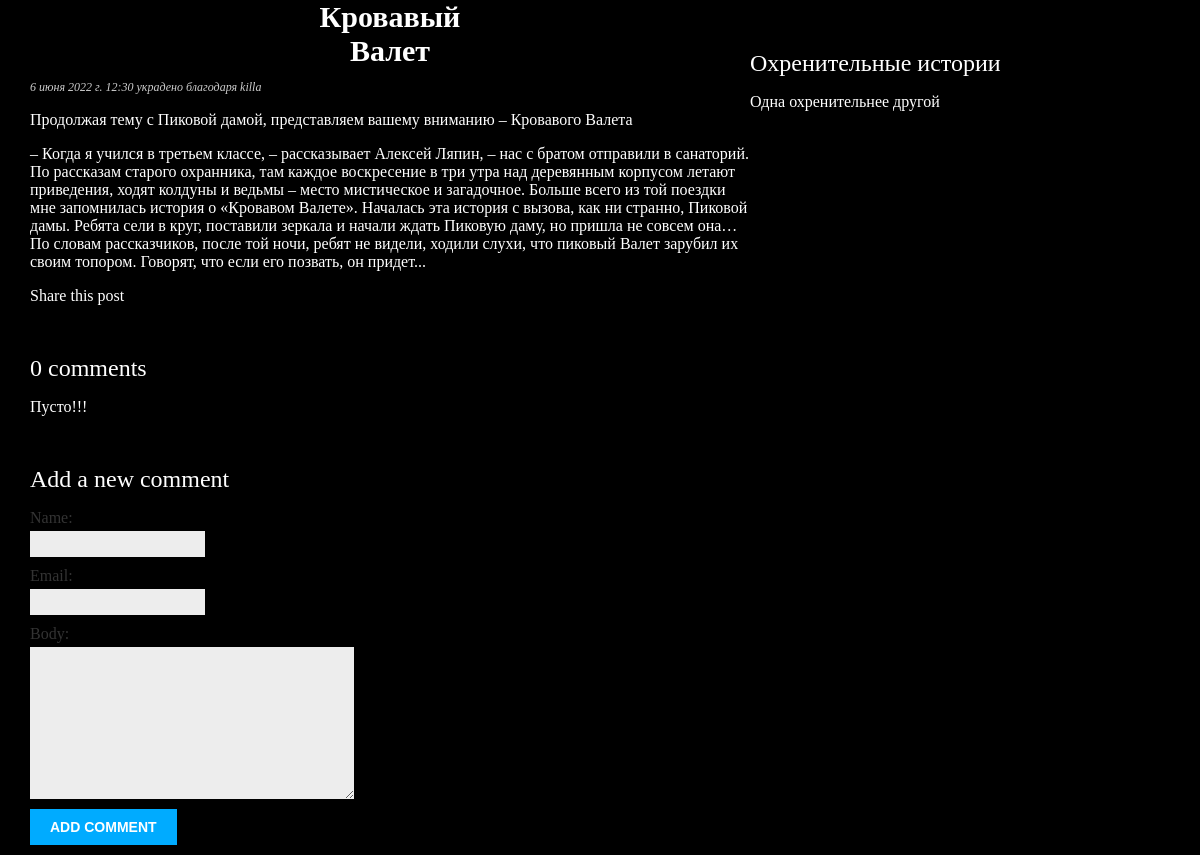
Page /blog/2022/6/6/krovavyj-valet/ on the committed database.
### blog/models.py (models this page shows, shortened)
class Post(models.Model):
    class Status(models.TextChoices):
        DRAFT = 'DF', 'Draft'
        PUBLISHED = 'PB', 'Published'
    title = models.CharField(max_length=250)
    slug = models.SlugField(max_length=250,
                            unique_for_date='publish')
    author = models.ForeignKey(User,
                               on_delete=models.CASCADE,
                               related_name='blog_posts')
    body = models.TextField()
    publish = models.DateTimeField(default=timezone.now)
    created = models.DateTimeField(auto_now_add=True)
    updated = models.DateTimeField(auto_now=True)
    status = models.CharField(max_length=2,
                              choices=Status.choices,
                              default=Status.DRAFT)
    objects = models.Manager() # The default manager.
    published = PublishedManager() # Our custom manager.
    class Meta:
        ordering = ['-publish']
        indexes = [
            models.Index(fields=['-publish']),
        ]

### blog/views.py (the view)
def post_detail(request, year, month, day, post):
    post = get_object_or_404(Post,
                             status=Post.Status.PUBLISHED,
                             slug=post,
                             publish__year=year,
                             publish__month=month,
                             publish__day=day)
    comments = post.comments.filter(active=True)
    form = CommentForm()
    return render(request,
                  'blog/post/detail.html',
                  {'post': post,
                   'comments': comments,
                   'form': form})

### blog/forms.py
class CommentForm(forms.ModelForm):
    class Meta:
        model = Comment
        fields = ['name', 'email', 'body']

### blog/templates/blog/post/detail.html (shortened to what this page needs)
{% extends "blog/base.html" %}
{% block content %}
  <h1>{{ post.title }}</h1>
  <p class="date">
    {{ post.publish }} украдено благодаря {{ post.author }}
  </p>
  {{ post.body|linebreaks }}
  <p>
    <a href="{% url "blog:post_share" post.id %}">
      Share this post
    </a>
  </p>
  {% with comments.count as total_comments %}
    <h2>
      {{ total_comments }} comment{{ total_comments|pluralize }}
    </h2>
  {% endwith %}
  {% for comment in comments %}
    <div class="comment">
      <p class="info">
        {{ forloop.counter }} раз уже,но теперь  {{ comment.name }} сказал это
        {{ comment.created }}
      </p>
      {{ comment.body|linebreaks }}
    </div>
  {% empty %}
    <p>Пусто!!!</p>
  {% endfor %}
  {% include "blog/post/includes/comment_form.html" %}
{% endblock %}

### blog/static/css/blog.css (style rules this page uses)
body { margin:0; padding:0; font-family:Comic Sans MS, Comic Sans, cursive; background-color:#000000; }
a { text-decoration:none; color:#ffffff; }
h1 { width:150px; text-align: center; font-family: Comic Sans MS, Comic Sans, cursive; font-size:30px; cursor: pointer; margin: 0 auto; color:#ffffff; }
h2 { font-weight:normal; margin:50px 0 0; background-color:#000000; color:#ffffff; }
p { color = #FFFFFF; }
p.date { color:#ccc; font-family: Comic Sans MS, Comic Sans, cursive; font-size: 12px; font-style: italic; }
label { float:left; clear:both; color:#333; margin-bottom:4px; }
input, textarea { clear:both; float:left; margin:0 0 10px; background:#ededed; border:0; padding:6px 10px; font-size:12px; }
p { color: #ffffff; }

### rows in the picture
Post: title "Кровавый Валет", publish "6 июня 2022 г. 12:30", author "killa", body "Продолжая тему с Пиковой дамой, представляем вашему вниманию – Кровавого Валета – Когда я учился в третьем классе, – рассказывает Алексей Ляпин, – нас с братом отправили в санаторий. По рассказам старого охранника, там каждое воскресение в три утра над деревянным корпусом летают приведения, ходят колдуны и ведьмы – место мистическое и загадочное. Больше всего из той поездки мне запомнилась история о «Кровавом Валете». Началась эта история с вызова, как ни странно, Пиковой дамы. Ребята сели в круг, поставили зеркала и начали ждать Пиковую даму, но пришла не совсем она…По словам рассказчиков, после той ночи, ребят не видели, ходили слухи, что пиковый Валет зарубил их своим топором. Говорят,…"

### other values in the picture
{{ total_comments }} "0"
